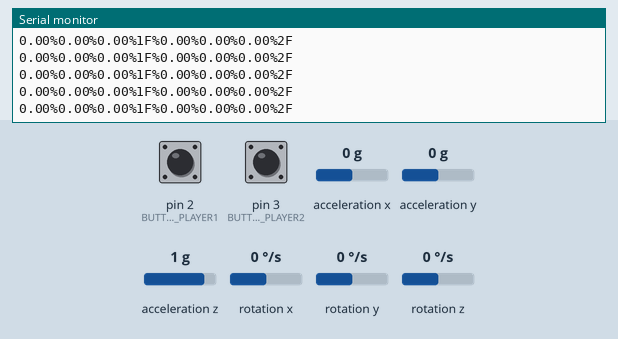
This sketch was run on a simulated Arduino Uno, built with avr-gcc and run on an emulated ATmega328P. Parts: the last lines printed to the serial monitor. The inputs (shaded band) are chosen by the test bench; at power-on: pin 2 (BUTTON_PIN_PLAYER1) LOW, pin 3 (BUTTON_PIN_PLAYER2) LOW, rotation x 0 °/s, rotation y 0 °/s, acceleration x 0 g, acceleration y 0 g, acceleration z 1 g, rotation z 0 °/s.

Above: at 1.2 s.
1.3 s: pin 2 (BUTTON_PIN_PLAYER1) pulled HIGH for 0.15 s
2.9 s: pin 3 (BUTTON_PIN_PLAYER2) pulled HIGH for 0.15 s
4.5 s: rotation x set to -192 °/s
At 5.0 s:
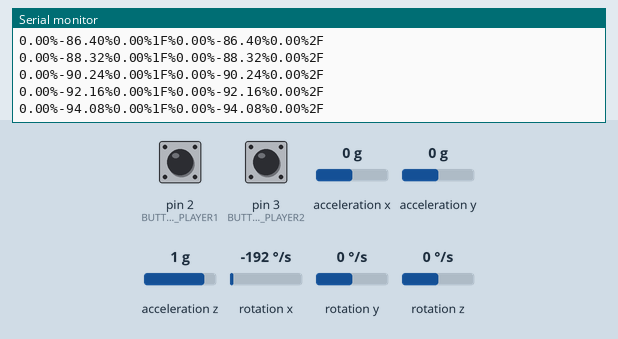
6.0 s: rotation y set to -192 °/s
At 7.1 s:
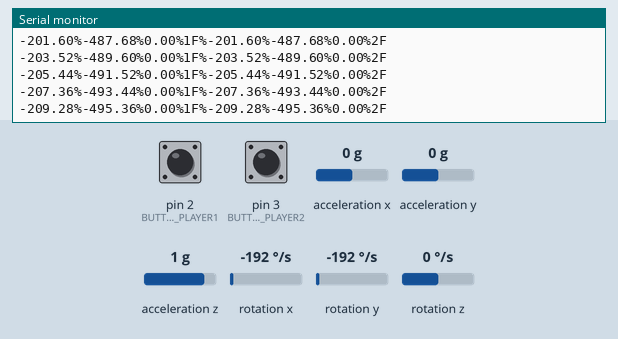
7.5 s: pin 2 (BUTTON_PIN_PLAYER1) pulled HIGH for 1 s
At 8.0 s:
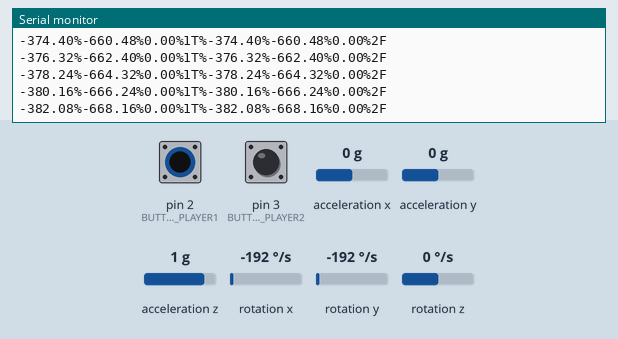
10.0 s: pin 3 (BUTTON_PIN_PLAYER2) pulled HIGH for 1 s
At 10.7 s:
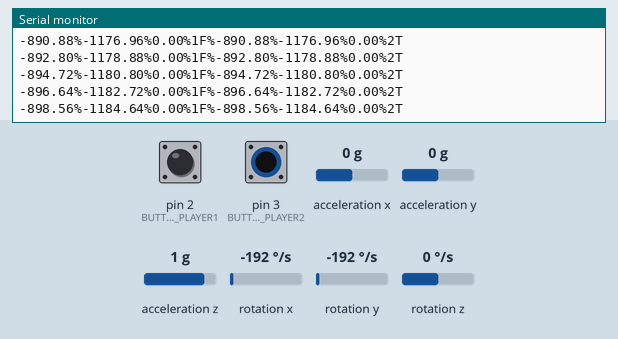
Timing chart, 0 to 13.0 s (numbered marks = the images above; inputs shaded):
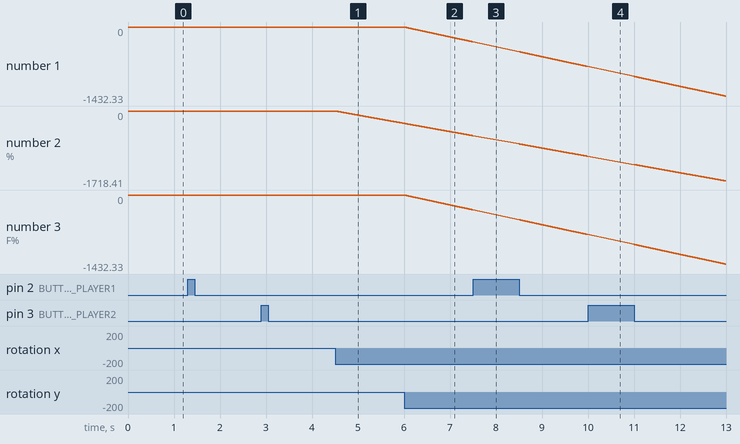

The sketch:

different-mpu6050-test.ino
```cpp
/*
    MPU6050 Triple Axis Gyroscope & Accelerometer. Pitch & Roll & Yaw Gyroscope Example.
    Read more: http://www.jarzebski.pl/arduino/czujniki-i-sensory/3-osiowy-zyroskop-i-akcelerometr-mpu6050.html
    GIT: https://github.com/jarzebski/Arduino-MPU6050
    Web: http://www.jarzebski.pl
    (c) 2014 by Korneliusz Jarzebski
*/

#include <Wire.h>
#include <MPU6050.h>

MPU6050 mpu;
MPU6050 mpu2;

// Timers
unsigned long timer = 0;
float timeStep = 0.01;

// Pitch, Roll and Yaw values
float pitch = 0;
float roll = 0;
float yaw = 0;
float pitch2 = 0;
float roll2 = 0;
float yaw2 = 0;

// Button pins
int BUTTON_PIN_PLAYER1 = 2;
int BUTTON_PIN_PLAYER2 = 3;

void setup()
{
  Serial.begin(115200);

  // Initialize MPU6050
  while(!mpu.begin(MPU6050_SCALE_2000DPS, MPU6050_RANGE_2G, 0x68))
  {
    Serial.println("Could not find a valid MPU6050 sensor 1, check wiring!");
    delay(500);
  }
  while(!mpu2.begin(MPU6050_SCALE_2000DPS, MPU6050_RANGE_2G, 0x69))
  {
    Serial.println("Could not find a valid MPU6050 sensor 2, check wiring!");
    delay(500);
  }

  // Calibrate gyroscope. The calibration must be at rest.
  // If you don't want calibrate, comment this line.
  mpu.calibrateGyro();
  mpu2.calibrateGyro();

  // Set threshold sensivty. Default 3.
  // If you don't want use threshold, comment this line or set 0.
  // mpu.setThreshold(3);

  pinMode(BUTTON_PIN_PLAYER1, INPUT);
  pinMode(BUTTON_PIN_PLAYER2, INPUT);
}

void loop()
{
  timer = millis();

  // Read normalized values
  Vector norm = mpu.readNormalizeGyro();
  Vector norm2 = mpu2.readNormalizeGyro();

  // Calculate Pitch, Roll and Yaw
  pitch = pitch + norm.YAxis * timeStep;
  roll = roll + norm.XAxis * timeStep;
  yaw = yaw + norm.ZAxis * timeStep;
  pitch2 = pitch2 + norm2.YAxis * timeStep;
  roll2 = roll2 + norm2.XAxis * timeStep;
  yaw2 = yaw2 + norm2.ZAxis * timeStep;

  // Output raw
  Serial.print(pitch);
  Serial.print("%");
  Serial.print(roll);
  Serial.print("%");
  Serial.print(yaw);
  Serial.print("%");
  digitalRead(BUTTON_PIN_PLAYER1) == HIGH ? Serial.print("1T") : Serial.print("1F");
  Serial.print("%");
  Serial.print(pitch2);
  Serial.print("%");
  Serial.print(roll2);
  Serial.print("%");
  Serial.print(yaw2);
  Serial.print("%");
  digitalRead(BUTTON_PIN_PLAYER2) == HIGH ? Serial.print("2T") : Serial.print("2F");
  Serial.println("");

  // Wait to full timeStep period
  delay((timeStep*1000) - (millis() - timer));
}
```

Measured:
- after the input at 4.5 s, the serial monitor: prints a new line at once (image 1)
- plotted number 2: 0 → -286.08 after the input at 4.5 s
